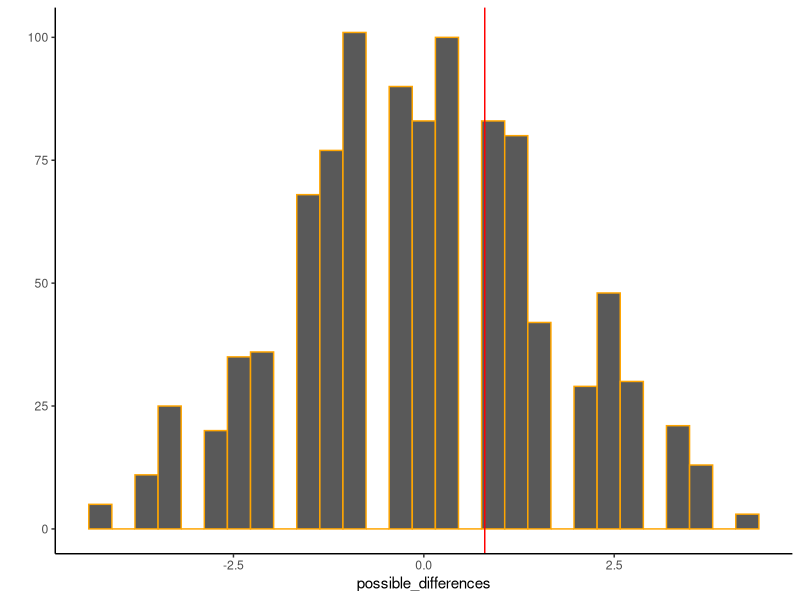

Reproduce this figure in R. (Note: this script raises an error after producing the figure.)
## ---- chunk 1
knitr::opts_chunk$set(echo = TRUE)
## ---- chunk 2
group_one <- c(2,6,9,7,4)
group_two <- c(4,8,7,3,2)

randomization_test <- function(A, B, resamples = 1000){
  
  group_A_mean <- mean(A)
  group_B_mean <- mean(B)
  mean_difference <- group_A_mean - group_B_mean
  
  all_means <- c(A,B)
  
    possible_differences <- c()
  for(i in 1:resamples){
    resample <- sample(all_means)
   new_A_mean <- mean(resample[1:length(A)])
   new_B_mean <- mean(resample[(length(A)+1):length(all_means)])
   possible_differences[i] <- new_A_mean-new_B_mean
  }
   
    the_plot <- ggplot2::qplot(possible_differences)+
  ggplot2::geom_histogram(color="orange")+
  ggplot2::geom_vline(xintercept= mean_difference, color ="red")+
  ggplot2::theme_classic()
    
    p_value <- length(possible_differences[possible_differences >= mean_difference])/resamples
  
  test_output <- list( A_mean = group_A_mean,
                       B_mean = group_B_mean,
                       difference = mean_difference,
                       randomization = possible_differences,
                       plot = the_plot,
                       p_value = p_value)
  
  return(test_output)
}

randomization_test(A=group_one,B=group_two,resamples=1000)


## ---- chunk 3
the_data <- read.csv("open_data/SchroederEpley2015data.csv", header = TRUE)

library(dplyr)

group_0 <- the_data %>%
  filter(C == 0) %>%
  select(Intellect_Rating)

group_0 <- group_0$Intellect_Rating

group_1 <- the_data %>%
  filter(CONDITION == 1) %>%
  select(Intellect_Rating)

group_1 <- group_1$Intellect_Rating


randomization_test(A=group_one,B=group_two,resamples=1000)


